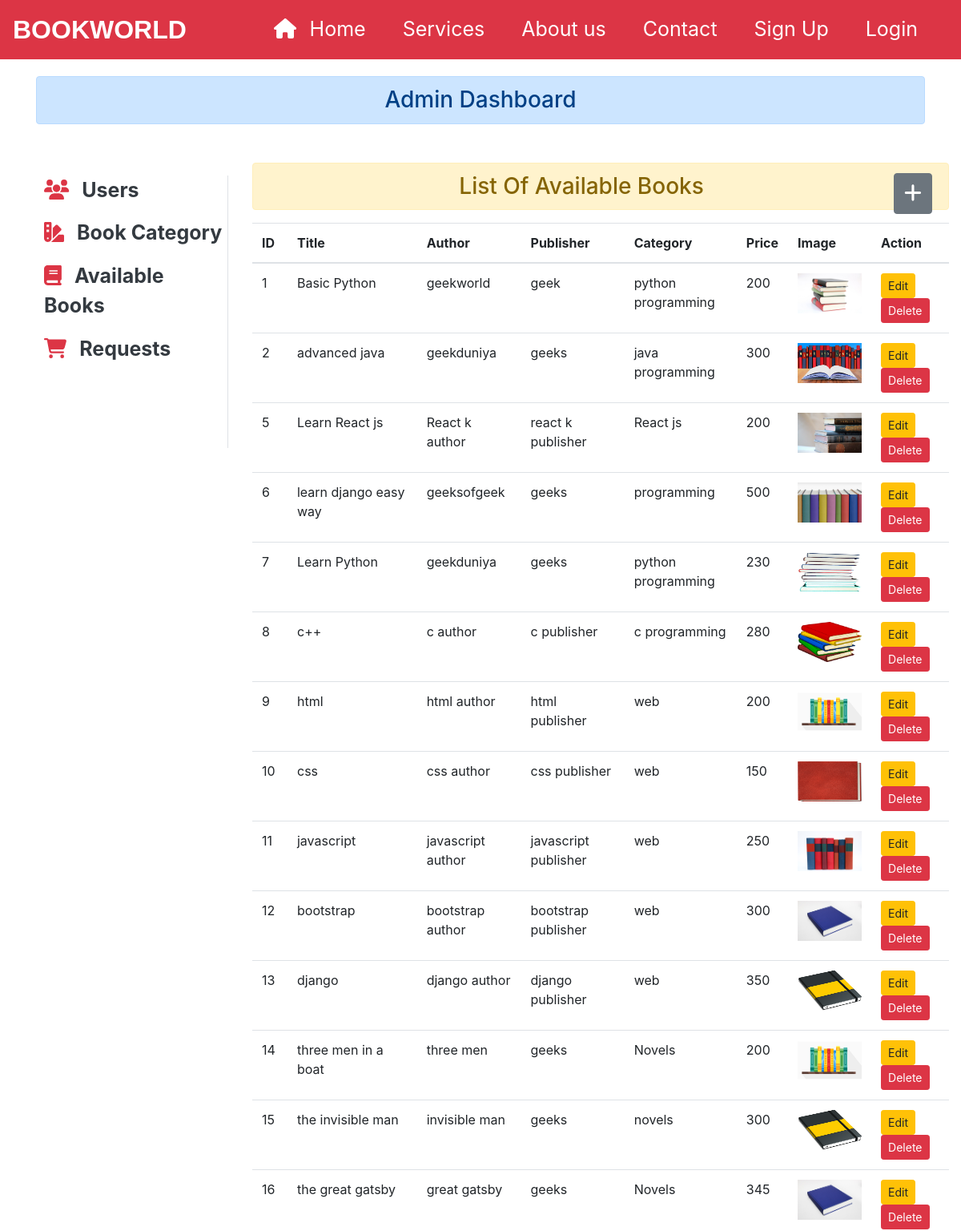
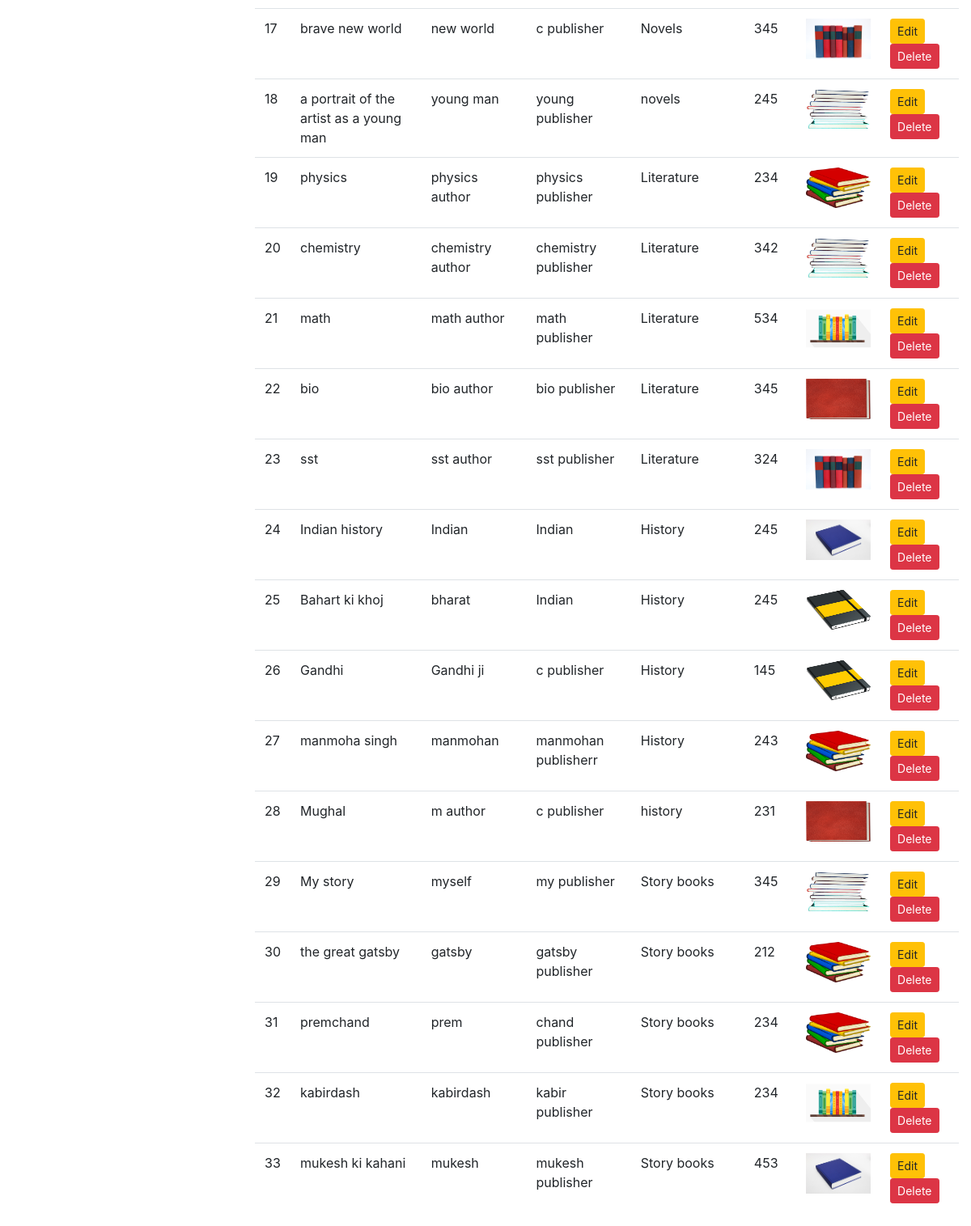
The page /core/availablebook/ on the database its author committed (2 pictures, top to bottom).
### core/models.py (models this page shows)
class available_book(models.Model):
    title=models.CharField(max_length=255)
    author=models.CharField(max_length=255)
    publisher=models.CharField(max_length=255)
    category=models.CharField(max_length=255)
    price=models.IntegerField()
    image=models.FileField()

### core/views.py (the view)
# urls.py: path('availablebook/',views.available_book_function,name="availablebook"),
def available_book_function(request):
    availablebooks=available_book.objects.all()
    return render(request,'core/availablebook.html',{'availablebooks':availablebooks})

### core/templates/core/availablebook.html (shortened to what this page needs)
{% extends 'core/base.html' %}
{% load static %}
{% block navigationbar %}
    {% include 'core/navigationbar.html'%}
{% endblock navigationbar %}
{% block pagetype %}
    <div style="margin-top:95px;" class=" container mb-5">
        <div class="text-center">
            <h3 class="alert alert-primary">Admin Dashboard</h3>
        </div>
    </div>
{% endblock pagetype %}
{% block content %}
    {% include 'core/dashbarside.html' %}
    <di class="col-lg-9 ">
        <h3 class="text-center alert alert-warning">List Of Available Books
        <a href="{% url 'addbook' %}" class="btn btn-secondary font-p float-right"><i class="fas fa-plus"></i></a>
        </h3>
        <table class="table">
            <thead>
                <tr>
                    <th>ID</th>
                    <th>Title</th>
                    <th>Author</th>
                    <th>Publisher</th>
                    <th>Category</th>
                    <th>Price</th>
                    <th>Image</th>
                    <th>Action</th>
                </tr>
                <tbody>
                    {% for book in availablebooks %}
                        <tr>
                            <td>{{book.id}}</td>
                            <td>{{book.title}}</td>
                            <td>{{book.author}}</td>
                            <td>{{book.publisher}}</td>
                            <td>{{book.category}}</td>
                            <td>{{book.price}}</td>
                            <td><img src="{{book.image.url}}" width="80px" height="50px"></td>
                            <td>
                                <a href="{% url 'editavailablebook' book.id %}" class="btn btn-warning btn-sm">Edit</a>
                                <form action="{% url 'deleteavailablebook' book.id %}" method="POST" class="d-inline">
                                <input type="submit" value="Delete" class="btn btn-danger btn-sm">
                                </form>
                            </td>
                        </tr>
                    {% endfor %}
                </tbody>
            </thead>
        </table>
    </div>
    </div>
{% endblock content %}

### core/templates/core/base.html (shortened to what this page needs)
<!DOCTYPE html>
{% load static %}
<html lang="en">
    <head>
        <link rel="stylesheet" href="{% static 'core/css/all.min.css' %}">
        <link rel="stylesheet" href="{% static 'core/css/bootstrap.css' %}">
        <link rel="stylesheet" href="{% static 'core/css/style.css' %}">
    </head>
    <body>
        {% block navigationbar %}
        {% endblock navigationbar %}
        {% block pagetype %}
        {% endblock pagetype %}
      {% block content %}
      {% endblock content %}
    </body>
</html>

### core/templates/core/navigationbar.html (shortened to what this page needs)
<nav class="navbar navbar-expand-xl navbar-dark bg-danger fixed-top ">
  <a class="navbar-brand font-weigth-bold" href="{% url 'home' %}"><b>BOOKWORLD</b></a>
  <div class="collapse navbar-collapse" id="navbarSupportedContent">
    <ul class="navbar-nav ml-auto float-right">
      <li class="nav-item active">
        <a class="nav-link" href="{% url 'home' %}"><i class="fas fa-home mr-3"></i>Home <span class="sr-only">(current)</span></a>
      </li>
      <li class="nav-item active">
        <a class="nav-link" href="{% url 'home' %}">Services</a>
      </li>
      <li class="nav-item active">
        <a class="nav-link" href="#">About us</a>
      </li>
      <li class="nav-item active">
        <a class="nav-link" href="{% url 'contact' %}">Contact</a>
      </li>
      <li class="nav-item active">
        <a class="nav-link" href="{% url 'signup' %}">Sign Up</a>
      </li>
      <li class="nav-item active">
        <a class="nav-link" href="{% url 'login' %}">Login</a>
      </li>
    </ul>
  </div>
</nav>

### core/templates/core/dashbarside.html
<div class="container-fluid">
        <div class="row">
            <div class="col-md-3">
                <ul style="list-style-type:none; height:340px;" class="font-p  font-weight-bold border-right">
                    <li class="my-3"><a href="{% url 'dashboard' %}" class="text-dark"><i class="fas fa-users mr-3 text-danger"></i>Users</a><li>
                    <li class="my-3"><a href="{% url 'adminbookcategory' %}" class="text-dark"><i class="fas fa-swatchbook mr-3 text-danger"></i>Book Category</a><li>
                    <li class="my-3"><a href="{% url 'availablebook' %}" class="text-dark"><i class="fas fa-book mr-3 text-danger"></i>Available Books</a><li>
                    <li class="my-3"><a href="{% url 'showbook' %}" class="text-dark"><i class="fas fa-shopping-cart mr-3 text-danger"></i>Requests</a><li>
                </ul>
            </div>

### core/static/core/css/style.css (style rules this page uses)
.navbar-brand { font-family: 'Ubuntu', sans-serif; font-size: 2em; font-weight: bold; }
.nav-item > a { font-size:25px; color: #fff; margin-right:30px; }
.font-p { font-size:25px; }

### rows shown on the page
available_book: id "1", title "Basic Python", author "geekworld", publisher "geek", category "python programming", price "200", image (picture)
available_book: id "2", title "advanced java", author "geekduniya", publisher "geeks", category "java programming", price "300", image (picture)
available_book: id "5", title "Learn React js", author "React k author", publisher "react k publisher", category "React js", price "200", image (picture)
available_book: id "6", title "learn django easy way", author "geeksofgeek", publisher "geeks", category "programming", price "500", image (picture)
available_book: id "7", title "Learn Python", author "geekduniya", publisher "geeks", category "python programming", price "230", image (picture)
available_book: id "8", title "c++", author "c author", publisher "c publisher", category "c programming", price "280", image (picture)
available_book: id "9", title "html", author "html author", publisher "html publisher", category "web", price "200", image (picture)
available_book: id "10", title "css", author "css author", publisher "css publisher", category "web", price "150", image (picture)
available_book: id "11", title "javascript", author "javascript author", publisher "javascript publisher", category "web", price "250", image (picture)
available_book: id "12", title "bootstrap", author "bootstrap author", publisher "bootstrap publisher", category "web", price "300", image (picture)
available_book: id "13", title "django", author "django author", publisher "django publisher", category "web", price "350", image (picture)
available_book: id "14", title "three men in a boat", author "three men", publisher "geeks", category "Novels", price "200", image (picture)
available_book: id "15", title "the invisible man", author "invisible man", publisher "geeks", category "novels", price "300", image (picture)
available_book: id "16", title "the great gatsby", author "great gatsby", publisher "geeks", category "Novels", price "345", image (picture)
available_book: id "17", title "brave new world", author "new world", publisher "c publisher", category "Novels", price "345", image (picture)
available_book: id "18", title "a portrait of the artist as a young man", author "young man", publisher "young publisher", category "novels", price "245", image (picture)
available_book: id "19", title "physics", author "physics author", publisher "physics publisher", category "Literature", price "234", image (picture)
available_book: id "20", title "chemistry", author "chemistry author", publisher "chemistry publisher", category "Literature", price "342", image (picture)
available_book: id "21", title "math", author "math author", publisher "math publisher", category "Literature", price "534", image (picture)
available_book: id "22", title "bio", author "bio author", publisher "bio publisher", category "Literature", price "345", image (picture)
available_book: id "23", title "sst", author "sst author", publisher "sst publisher", category "Literature", price "324", image (picture)
available_book: id "24", title "Indian history", author "Indian", publisher "Indian", category "History", price "245", image (picture)
available_book: id "25", title "Bahart ki khoj", author "bharat", publisher "Indian", category "History", price "245", image (picture)
available_book: id "26", title "Gandhi", author "Gandhi ji", publisher "c publisher", category "History", price "145", image (picture)
available_book: id "27", title "manmoha singh", author "manmohan", publisher "manmohan publisherr", category "History", price "243", image (picture)
available_book: id "28", title "Mughal", author "m author", publisher "c publisher", category "history", price "231", image (picture)
available_book: id "29", title "My story", author "myself", publisher "my publisher", category "Story books", price "345", image (picture)
available_book: id "30", title "the great gatsby", author "gatsby", publisher "gatsby publisher", category "Story books", price "212", image (picture)
available_book: id "31", title "premchand", author "prem", publisher "chand publisher", category "Story books", price "234", image (picture)
available_book: id "32", title "kabirdash", author "kabirdash", publisher "kabir publisher", category "Story books", price "234", image (picture)
available_book: id "33", title "mukesh ki kahani", author "mukesh", publisher "mukesh publisher", category "Story books", price "453", image (picture)
